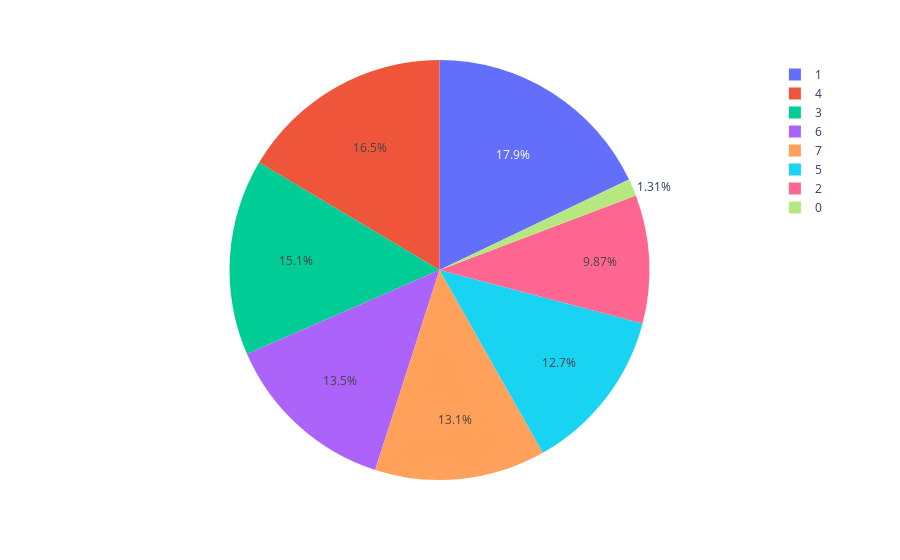

The cell this chart's notebook holds for it:
### Code cell
px.pie(data, values= y, names = x)

### Figure 1 — Plotly figure (JSON) as saved in the notebook; plotly's stock layout.template omitted (floating-point values rounded to 4 significant figures)
{"data": [{"domain": {"x": [0, 1], "y": [0, 1]}, "hovertemplate": "label=%{label}<br>value=%{value}<extra></extra>", "labels": [0, 1, 2, 3, 4, 5, 6, 7], "legendgroup": "", "name": "", "showlegend": true, "type": "pie", "values": [13125, 179188, 98677, 150935, 164515, 127130, 134986, 131445]}], "layout": {"legend": {"tracegroupgap": 0}, "margin": {"t": 60}}}
